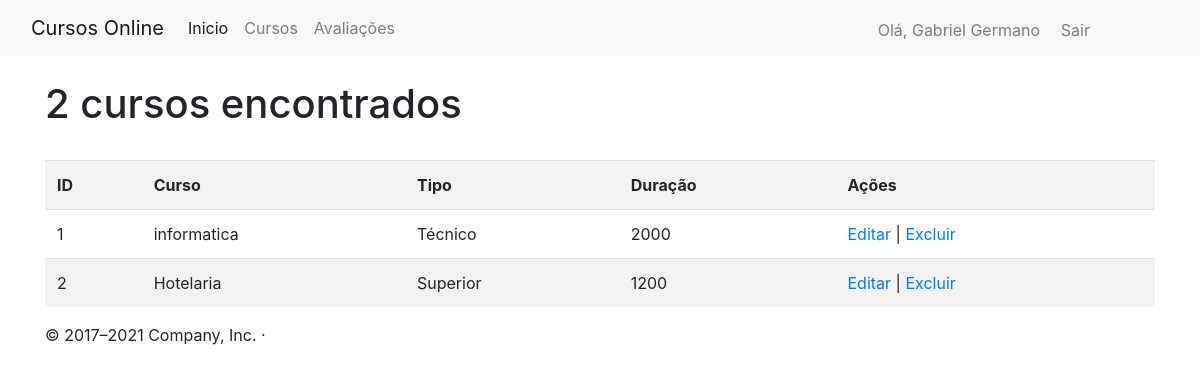
Screenshot of /cursos (signed in) with the database file from the repository.
### app/models/users.py (models this page shows, shortened)
class User(db.Model, UserMixin):
    __tablename__ = "users"
    id = db.Column(db.Integer, primary_key=True)
    username = db.Column(db.String(64), unique=True)
    password = db.Column(db.String(128))
    name = db.Column(db.String(86))
    email = db.Column(db.String(84), unique=True)
    @property
    def is_authenticated(self):
        return True

### app/models/cursos.py (models this page shows, shortened)
class Curso(db.Model):
    __tablename__ = "curso"
    id = db.Column(db.Integer(), primary_key=True)
    curso = db.Column(db.String(64), index=True)
    tipo = db.Column(db.String(64), index=True)
    duracao = db.Column(db.Integer(), index=True)
    avaliacoes = db.relationship('Avaliacao', backref='nome', lazy='dynamic')

### app/controllers/default.py (the view)
@app.route("/cursos", defaults={"user": None})
@app.route("/cursos/<user>")
def cursos(user):
  cursos = Curso.query.all()
  return render_template("cursos.html", cursos=cursos, user=user)

### app/controllers/default.py (called while the page is built)
@login_manager.user_loader
def load_user(id):
    return User.query.filter_by(id=id).first()

### app/templates/cursos.html (shortened to what this page needs)
{% extends 'base2.html' %}
{% block content %}
<br>
<div class="container">
  <div class="page-header">
    <h1>{{ cursos|length }} cursos encontrados</h1>
  </div>
  <br>
{% if cursos %}
  <table class="table table-striped">
    <tr>
      <th>ID</th>
      <th>Curso</th>
      <th>Tipo</th>
      <th>Duração</th>
      <th>Ações</th>
    </tr>
  {% for curso in cursos %}
    <tr>
      <td>{{ curso.id }}</td>
      <td>{{ curso.curso }}</td>
      <td>{{ curso.tipo }}</td>
      <td>{{ curso.duracao }}</td>
      <td><a href="{{url_for('editar_curso', id = curso.id)}}" title="Editar">Editar</a> |
          <a href="{{url_for('excluir_curso', id = curso.id)}}" title="Excluir">Excluir</a>
      </td>
    </tr>
  {% endfor %}
  </table>
{% endif %}
</div>
{% endblock %}

### app/templates/base2.html (shortened to what this page needs)
<!doctype html>
<html lang="pt-BR">
  <head>
    <link rel="stylesheet" href="https://stackpath.bootstrapcdn.com/bootstrap/4.1.3/css/bootstrap.min.css">
  </head>
  <body>
<header>
        <nav class="navbar navbar-expand-lg navbar-light bg-light">
            <div class="container-fluid">
              <a class="navbar-brand" href="/">Cursos Online</a>
              <div class="collapse navbar-collapse" id="navbarNavAltMarkup">
                <div class="navbar-nav">
                  <a class="nav-link active" aria-current="page" href="/">Inicio</a>
                  <a class="nav-link" href="/cursos">Cursos</a>
                  <a class="nav-link" href="/avaliacoes">Avaliações</a>
                  {% if current_user.is_authenticated %}
                    <a class="nav-link" href="/perfil" style= "position: absolute; right: 150px; padding: 10px ;">Olá, {{ current_user.name }}</a>
                    <a class="nav-link" href="/logout" style= "position: absolute; right: 100px; padding: 10px ;">Sair</a>
                    {% else %}
                    <a class="nav-link" href="/login" style= "position: absolute; right: 150px; padding: 10px ;">Login</a>
                    <a class="nav-link" href="/cadastro" style= "position: absolute; right: 70px; padding: 10px ;">Cadastro</a>
                    {% endif %}
                </div>
              </div>
            </div>
          </nav>
</header>
    {% block content %}
    {% endblock %}
  <footer class="container">
    <p>&copy; 2017–2021 Company, Inc. &middot;</p>
  </footer>
  </body>
</html>

### rows the page displays
User: name "Gabriel Germano"
Curso: id "1", curso "informatica", tipo "Técnico", duracao "2000"
Curso: id "2", curso "Hotelaria", tipo "Superior", duracao "1200"

### other values shown
{{ cursos|length }} "2"
